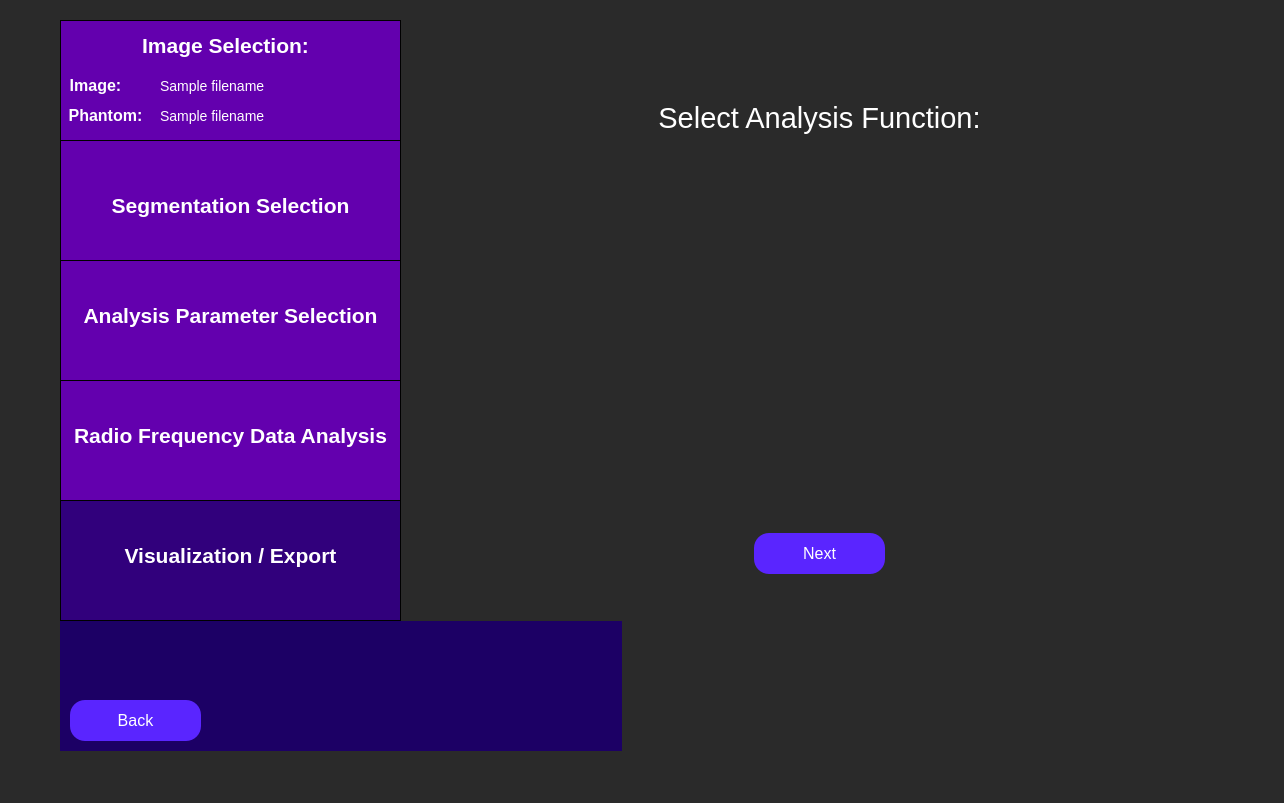
<?xml version="1.0" encoding="UTF-8"?>
<ui version="4.0">
 <class>analysisFunctionSelection</class>
 <widget class="QWidget" name="analysisFunctionSelection">
  <property name="geometry">
   <rect>
    <x>0</x>
    <y>0</y>
    <width>1284</width>
    <height>803</height>
   </rect>
  </property>
  <property name="minimumSize">
   <size>
    <width>0</width>
    <height>0</height>
   </size>
  </property>
  <property name="windowTitle">
   <string>Analysis Function Selection</string>
  </property>
  <property name="styleSheet">
   <string notr="true">QWidget {
	background: rgb(42, 42, 42);
}</string>
  </property>
  <widget class="QWidget" name="horizontalLayoutWidget_4">
   <property name="geometry">
    <rect>
     <x>60</x>
     <y>20</y>
     <width>951</width>
     <height>731</height>
    </rect>
   </property>
   <layout class="QHBoxLayout" name="full_screen_layout" stretch="0,0">
    <item>
     <layout class="QVBoxLayout" name="side_bar_layout" stretch="0,0">
      <property name="spacing">
       <number>0</number>
      </property>
      <property name="sizeConstraint">
       <enum>QLayout::SetMaximumSize</enum>
      </property>
      <item>
       <widget class="QWidget" name="sidebar" native="true">
        <property name="minimumSize">
         <size>
          <width>341</width>
          <height>601</height>
         </size>
        </property>
        <property name="maximumSize">
         <size>
          <width>241</width>
          <height>601</height>
         </size>
        </property>
        <property name="toolTip">
         <string>&lt;html&gt;&lt;head/&gt;&lt;body&gt;&lt;p&gt;&lt;br/&gt;&lt;/p&gt;&lt;/body&gt;&lt;/html&gt;</string>
        </property>
        <property name="styleSheet">
         <string notr="true">QWidget {
	background-color: rgb(28, 0, 101);
}</string>
        </property>
        <widget class="QFrame" name="imageSelectionSidebar">
         <property name="geometry">
          <rect>
           <x>0</x>
           <y>0</y>
           <width>341</width>
           <height>121</height>
          </rect>
         </property>
         <property name="minimumSize">
          <size>
           <width>341</width>
           <height>121</height>
          </size>
         </property>
         <property name="maximumSize">
          <size>
           <width>341</width>
           <height>121</height>
          </size>
         </property>
         <property name="styleSheet">
          <string notr="true">QFrame {
	background-color: rgb(99, 0, 174);
	border: 1px solid black;
}</string>
         </property>
         <property name="frameShape">
          <enum>QFrame::StyledPanel</enum>
         </property>
         <property name="frameShadow">
          <enum>QFrame::Raised</enum>
         </property>
         <widget class="QLabel" name="imageSelectionLabelSidebar">
          <property name="geometry">
           <rect>
            <x>70</x>
            <y>0</y>
            <width>191</width>
            <height>51</height>
           </rect>
          </property>
          <property name="styleSheet">
           <string notr="true">QLabel {
	font-size: 21px;
	color: rgb(255, 255, 255);
	background-color: rgba(255, 255, 255, 0);
	border: 0px;
	font-weight: bold;
}</string>
          </property>
          <property name="text">
           <string>Image Selection:</string>
          </property>
          <property name="alignment">
           <set>Qt::AlignCenter</set>
          </property>
         </widget>
         <widget class="QLabel" name="imageLabel">
          <property name="geometry">
           <rect>
            <x>-60</x>
            <y>40</y>
            <width>191</width>
            <height>51</height>
           </rect>
          </property>
          <property name="styleSheet">
           <string notr="true">QLabel {
	font-size: 16px;
	color: rgb(255, 255, 255);
	background-color: rgba(255, 255, 255, 0);
	border: 0px;
	font-weight: bold;
}</string>
          </property>
          <property name="text">
           <string>Image:</string>
          </property>
          <property name="alignment">
           <set>Qt::AlignCenter</set>
          </property>
         </widget>
         <widget class="QLabel" name="phantomLabel">
          <property name="geometry">
           <rect>
            <x>-50</x>
            <y>70</y>
            <width>191</width>
            <height>51</height>
           </rect>
          </property>
          <property name="styleSheet">
           <string notr="true">QLabel {
	font-size: 16px;
	color: rgb(255, 255, 255);
	background-color: rgba(255, 255, 255, 0);
	border: 0px;
	font-weight: bold
}</string>
          </property>
          <property name="text">
           <string>Phantom:</string>
          </property>
          <property name="alignment">
           <set>Qt::AlignCenter</set>
          </property>
         </widget>
         <widget class="QLabel" name="image_path_input">
          <property name="geometry">
           <rect>
            <x>100</x>
            <y>40</y>
            <width>241</width>
            <height>51</height>
           </rect>
          </property>
          <property name="styleSheet">
           <string notr="true">QLabel {
	font-size: 14px;
	color: rgb(255, 255, 255);
	background-color: rgba(255, 255, 255, 0);
	border: 0px;
}</string>
          </property>
          <property name="text">
           <string>Sample filename </string>
          </property>
          <property name="alignment">
           <set>Qt::AlignLeading|Qt::AlignLeft|Qt::AlignVCenter</set>
          </property>
         </widget>
         <widget class="QLabel" name="phantom_path_input">
          <property name="geometry">
           <rect>
            <x>100</x>
            <y>70</y>
            <width>241</width>
            <height>51</height>
           </rect>
          </property>
          <property name="styleSheet">
           <string notr="true">QLabel {
	font-size: 14px;
	color: rgb(255, 255, 255);
	background-color: rgba(255, 255, 255, 0);
	border: 0px;
}</string>
          </property>
          <property name="text">
           <string>Sample filename </string>
          </property>
          <property name="alignment">
           <set>Qt::AlignLeading|Qt::AlignLeft|Qt::AlignVCenter</set>
          </property>
         </widget>
        </widget>
        <widget class="QFrame" name="segmentationSidebar">
         <property name="geometry">
          <rect>
           <x>0</x>
           <y>120</y>
           <width>341</width>
           <height>121</height>
          </rect>
         </property>
         <property name="maximumSize">
          <size>
           <width>341</width>
           <height>121</height>
          </size>
         </property>
         <property name="styleSheet">
          <string notr="true">QFrame {
	background-color: rgb(99, 0, 174);
	border: 1px solid black;
}</string>
         </property>
         <property name="frameShape">
          <enum>QFrame::StyledPanel</enum>
         </property>
         <property name="frameShadow">
          <enum>QFrame::Raised</enum>
         </property>
         <widget class="QLabel" name="segmentationSidebarLabel">
          <property name="geometry">
           <rect>
            <x>0</x>
            <y>40</y>
            <width>341</width>
            <height>51</height>
           </rect>
          </property>
          <property name="styleSheet">
           <string notr="true">QLabel {
	font-size: 21px;
	color: rgb(255, 255, 255);
	background-color: rgba(255, 255, 255, 0);
	border: 0px;
	font-weight: bold;
}</string>
          </property>
          <property name="text">
           <string>Segmentation Selection</string>
          </property>
          <property name="alignment">
           <set>Qt::AlignCenter</set>
          </property>
         </widget>
        </widget>
        <widget class="QFrame" name="analysisParamsSidebar">
         <property name="geometry">
          <rect>
           <x>0</x>
           <y>240</y>
           <width>341</width>
           <height>121</height>
          </rect>
         </property>
         <property name="maximumSize">
          <size>
           <width>341</width>
           <height>121</height>
          </size>
         </property>
         <property name="styleSheet">
          <string notr="true">QFrame {
	background-color: rgb(99, 0, 174);
	border: 1px solid black;
}</string>
         </property>
         <property name="frameShape">
          <enum>QFrame::StyledPanel</enum>
         </property>
         <property name="frameShadow">
          <enum>QFrame::Raised</enum>
         </property>
         <widget class="QLabel" name="analysisParamsLabel">
          <property name="geometry">
           <rect>
            <x>0</x>
            <y>30</y>
            <width>341</width>
            <height>51</height>
           </rect>
          </property>
          <property name="styleSheet">
           <string notr="true">QLabel {
	font-size: 21px;
	color: rgb(255, 255, 255);
	background-color: rgba(255, 255, 255, 0);
	border: 0px;
	font-weight:bold;
}</string>
          </property>
          <property name="text">
           <string>Analysis Parameter Selection</string>
          </property>
          <property name="alignment">
           <set>Qt::AlignCenter</set>
          </property>
         </widget>
        </widget>
        <widget class="QFrame" name="rfAnalysisSidebar">
         <property name="geometry">
          <rect>
           <x>0</x>
           <y>360</y>
           <width>341</width>
           <height>121</height>
          </rect>
         </property>
         <property name="minimumSize">
          <size>
           <width>341</width>
           <height>121</height>
          </size>
         </property>
         <property name="maximumSize">
          <size>
           <width>341</width>
           <height>121</height>
          </size>
         </property>
         <property name="styleSheet">
          <string notr="true">QFrame {
	background-color: rgb(99, 0, 174);
	border: 1px solid black;
}</string>
         </property>
         <property name="frameShape">
          <enum>QFrame::StyledPanel</enum>
         </property>
         <property name="frameShadow">
          <enum>QFrame::Raised</enum>
         </property>
         <widget class="QLabel" name="rfAnalysisLabel">
          <property name="geometry">
           <rect>
            <x>0</x>
            <y>30</y>
            <width>341</width>
            <height>51</height>
           </rect>
          </property>
          <property name="styleSheet">
           <string notr="true">QLabel {
	font-size: 21px;
	color: rgb(255, 255, 255);
	background-color: rgba(255, 255, 255, 0);
	border: 0px;
	font-weight: bold;
}</string>
          </property>
          <property name="text">
           <string>Radio Frequency Data Analysis</string>
          </property>
          <property name="alignment">
           <set>Qt::AlignCenter</set>
          </property>
         </widget>
        </widget>
        <widget class="QFrame" name="exportResultsSidebar">
         <property name="geometry">
          <rect>
           <x>0</x>
           <y>480</y>
           <width>341</width>
           <height>121</height>
          </rect>
         </property>
         <property name="minimumSize">
          <size>
           <width>341</width>
           <height>121</height>
          </size>
         </property>
         <property name="maximumSize">
          <size>
           <width>341</width>
           <height>121</height>
          </size>
         </property>
         <property name="styleSheet">
          <string notr="true">QFrame {
	background-color:  rgb(49, 0, 124);
	border: 1px solid black;
}</string>
         </property>
         <property name="frameShape">
          <enum>QFrame::StyledPanel</enum>
         </property>
         <property name="frameShadow">
          <enum>QFrame::Raised</enum>
         </property>
         <widget class="QLabel" name="exportResultsLabel">
          <property name="geometry">
           <rect>
            <x>20</x>
            <y>30</y>
            <width>301</width>
            <height>51</height>
           </rect>
          </property>
          <property name="styleSheet">
           <string notr="true">QLabel {
	font-size: 21px;
	color: rgb(255, 255, 255);
	background-color: rgba(255, 255, 255, 0);
	border: 0px;
	font-weight: bold;
}</string>
          </property>
          <property name="text">
           <string>Visualization / Export</string>
          </property>
          <property name="alignment">
           <set>Qt::AlignCenter</set>
          </property>
         </widget>
        </widget>
       </widget>
      </item>
      <item>
       <widget class="QFrame" name="gridFrame">
        <property name="maximumSize">
         <size>
          <width>341</width>
          <height>16777215</height>
         </size>
        </property>
        <property name="styleSheet">
         <string notr="true">QFrame {
	background-color: rgb(28, 0, 101);
}</string>
        </property>
        <layout class="QGridLayout" name="backButtonGrid" rowstretch="0,0">
         <property name="sizeConstraint">
          <enum>QLayout::SetMinAndMaxSize</enum>
         </property>
         <property name="leftMargin">
          <number>10</number>
         </property>
         <property name="topMargin">
          <number>10</number>
         </property>
         <property name="rightMargin">
          <number>10</number>
         </property>
         <property name="bottomMargin">
          <number>10</number>
         </property>
         <item row="0" column="0">
          <spacer name="verticalSpacer">
           <property name="orientation">
            <enum>Qt::Vertical</enum>
           </property>
           <property name="sizeHint" stdset="0">
            <size>
             <width>20</width>
             <height>40</height>
            </size>
           </property>
          </spacer>
         </item>
         <item row="1" column="1">
          <spacer name="horizontalSpacer">
           <property name="orientation">
            <enum>Qt::Horizontal</enum>
           </property>
           <property name="sizeHint" stdset="0">
            <size>
             <width>40</width>
             <height>20</height>
            </size>
           </property>
          </spacer>
         </item>
         <item row="1" column="0">
          <widget class="QPushButton" name="back_button">
           <property name="minimumSize">
            <size>
             <width>131</width>
             <height>41</height>
            </size>
           </property>
           <property name="maximumSize">
            <size>
             <width>131</width>
             <height>41</height>
            </size>
           </property>
           <property name="styleSheet">
            <string notr="true">QPushButton {
	color: white;
	font-size: 16px;
	background: rgb(90, 37, 255);
	border-radius: 15px;
}</string>
           </property>
           <property name="text">
            <string>Back</string>
           </property>
          </widget>
         </item>
        </layout>
       </widget>
      </item>
     </layout>
    </item>
    <item>
     <layout class="QVBoxLayout" name="analysis_function_layout" stretch="2,2,2,1">
      <property name="spacing">
       <number>20</number>
      </property>
      <property name="leftMargin">
       <number>30</number>
      </property>
      <property name="rightMargin">
       <number>30</number>
      </property>
            <item alignment="Qt::AlignHCenter|Qt::AlignVCenter">
       <widget class="QLabel" name="analysis_function_label">
        <property name="styleSheet">
         <string notr="true">QLabel {
	font-size: 29px;
	color: rgb(255, 255, 255);
	background-color: rgba(255, 255, 255, 0);
}</string>
        </property>
        <property name="text">
         <string>Select Analysis Function:</string>
        </property>
        <property name="textFormat">
         <enum>Qt::AutoText</enum>
        </property>
        <property name="scaledContents">
         <bool>false</bool>
        </property>
        <property name="alignment">
         <set>Qt::AlignCenter</set>
        </property>
        <property name="wordWrap">
         <bool>true</bool>
        </property>
       </widget>
      </item>
      <item>
       <widget class="QWidget" name="functions_content">
        <property name="geometry">
         <rect>
          <x>0</x>
          <y>0</y>
          <width>69</width>
          <height>69</height>
         </rect>
        </property>
        <layout class="QVBoxLayout" name="functions_layout"/>
       </widget>
      </item>
      <item alignment="Qt::AlignHCenter|Qt::AlignVCenter">
       <widget class="QPushButton" name="next_button">
        <property name="minimumSize">
         <size>
          <width>131</width>
          <height>41</height>
         </size>
        </property>
        <property name="maximumSize">
         <size>
          <width>131</width>
          <height>41</height>
         </size>
        </property>
        <property name="styleSheet">
         <string notr="true">QPushButton {
	color: white;
	font-size: 16px;
	background: rgb(90, 37, 255);
	border-radius: 15px;
}</string>
        </property>
        <property name="text">
         <string>Next</string>
        </property>
       </widget>
      </item>
      <item>
       <spacer name="verticalSpacer_10">
        <property name="orientation">
         <enum>Qt::Vertical</enum>
        </property>
        <property name="sizeHint" stdset="0">
         <size>
          <width>20</width>
          <height>40</height>
         </size>
        </property>
       </spacer>
      </item>
     </layout>
    </item>
   </layout>
  </widget>
 </widget>
 <resources/>
 <connections/>
</ui>
